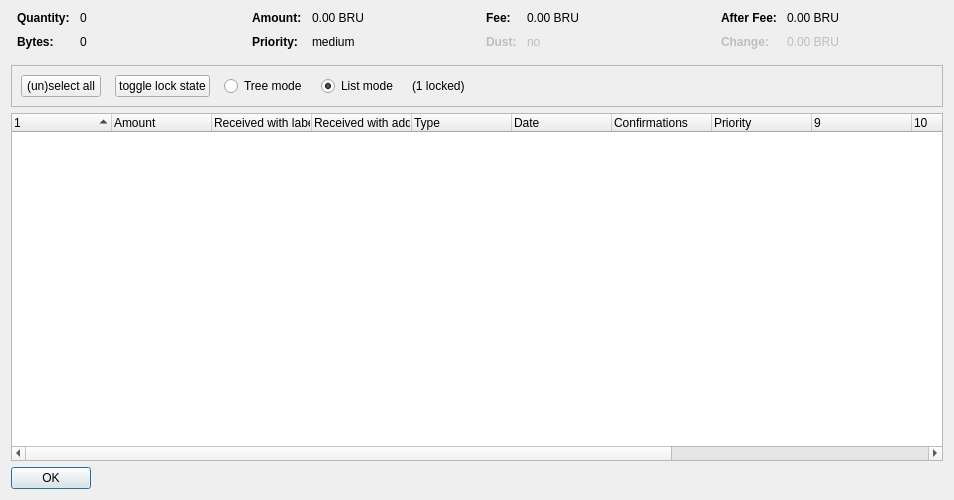
<?xml version="1.0" encoding="UTF-8"?>
<ui version="4.0">
 <class>CoinControlDialog</class>
 <widget class="QDialog" name="CoinControlDialog">
  <property name="geometry">
   <rect>
    <x>0</x>
    <y>0</y>
    <width>954</width>
    <height>500</height>
   </rect>
  </property>
  <property name="windowTitle">
   <string>Coin Selection</string>
  </property>
  <layout class="QVBoxLayout" name="verticalLayout">
   <item>
    <layout class="QHBoxLayout" name="horizontalLayoutTop" stretch="0,0,0,0">
     <property name="topMargin">
      <number>0</number>
     </property>
     <property name="bottomMargin">
      <number>10</number>
     </property>
     <item>
      <layout class="QFormLayout" name="formLayoutCoinControl1">
       <property name="horizontalSpacing">
        <number>10</number>
       </property>
       <property name="verticalSpacing">
        <number>10</number>
       </property>
       <property name="leftMargin">
        <number>6</number>
       </property>
       <property name="rightMargin">
        <number>6</number>
       </property>
       <item row="0" column="0">
        <widget class="QLabel" name="labelCoinControlQuantityText">
         <property name="font">
          <font>
           <weight>75</weight>
           <bold>true</bold>
          </font>
         </property>
         <property name="text">
          <string>Quantity:</string>
         </property>
        </widget>
       </item>
       <item row="0" column="1">
        <widget class="QLabel" name="labelCoinControlQuantity">
         <property name="cursor">
          <cursorShape>IBeamCursor</cursorShape>
         </property>
         <property name="contextMenuPolicy">
          <enum>Qt::ActionsContextMenu</enum>
         </property>
         <property name="text">
          <string notr="true">0</string>
         </property>
         <property name="textInteractionFlags">
          <set>Qt::LinksAccessibleByMouse|Qt::TextSelectableByKeyboard|Qt::TextSelectableByMouse</set>
         </property>
        </widget>
       </item>
       <item row="1" column="0">
        <widget class="QLabel" name="labelCoinControlBytesText">
         <property name="font">
          <font>
           <weight>75</weight>
           <bold>true</bold>
          </font>
         </property>
         <property name="text">
          <string>Bytes:</string>
         </property>
        </widget>
       </item>
       <item row="1" column="1">
        <widget class="QLabel" name="labelCoinControlBytes">
         <property name="cursor">
          <cursorShape>IBeamCursor</cursorShape>
         </property>
         <property name="contextMenuPolicy">
          <enum>Qt::ActionsContextMenu</enum>
         </property>
         <property name="text">
          <string notr="true">0</string>
         </property>
         <property name="textInteractionFlags">
          <set>Qt::LinksAccessibleByMouse|Qt::TextSelectableByKeyboard|Qt::TextSelectableByMouse</set>
         </property>
        </widget>
       </item>
      </layout>
     </item>
     <item>
      <layout class="QFormLayout" name="formLayoutCoinControl2">
       <property name="horizontalSpacing">
        <number>10</number>
       </property>
       <property name="verticalSpacing">
        <number>10</number>
       </property>
       <property name="leftMargin">
        <number>6</number>
       </property>
       <property name="rightMargin">
        <number>6</number>
       </property>
       <item row="0" column="0">
        <widget class="QLabel" name="labelCoinControlAmountText">
         <property name="font">
          <font>
           <weight>75</weight>
           <bold>true</bold>
          </font>
         </property>
         <property name="text">
          <string>Amount:</string>
         </property>
        </widget>
       </item>
       <item row="0" column="1">
        <widget class="QLabel" name="labelCoinControlAmount">
         <property name="cursor">
          <cursorShape>IBeamCursor</cursorShape>
         </property>
         <property name="contextMenuPolicy">
          <enum>Qt::ActionsContextMenu</enum>
         </property>
         <property name="text">
          <string notr="true">0.00 BRU</string>
         </property>
         <property name="textInteractionFlags">
          <set>Qt::LinksAccessibleByMouse|Qt::TextSelectableByKeyboard|Qt::TextSelectableByMouse</set>
         </property>
        </widget>
       </item>
       <item row="1" column="0">
        <widget class="QLabel" name="labelCoinControlPriorityText">
         <property name="font">
          <font>
           <weight>75</weight>
           <bold>true</bold>
          </font>
         </property>
         <property name="text">
          <string>Priority:</string>
         </property>
        </widget>
       </item>
       <item row="1" column="1">
        <widget class="QLabel" name="labelCoinControlPriority">
         <property name="cursor">
          <cursorShape>IBeamCursor</cursorShape>
         </property>
         <property name="contextMenuPolicy">
          <enum>Qt::ActionsContextMenu</enum>
         </property>
         <property name="text">
          <string>medium</string>
         </property>
         <property name="textInteractionFlags">
          <set>Qt::LinksAccessibleByMouse|Qt::TextSelectableByKeyboard|Qt::TextSelectableByMouse</set>
         </property>
        </widget>
       </item>
      </layout>
     </item>
     <item>
      <layout class="QFormLayout" name="formLayoutCoinControl3">
       <property name="horizontalSpacing">
        <number>10</number>
       </property>
       <property name="verticalSpacing">
        <number>10</number>
       </property>
       <property name="leftMargin">
        <number>6</number>
       </property>
       <property name="rightMargin">
        <number>6</number>
       </property>
       <item row="0" column="0">
        <widget class="QLabel" name="labelCoinControlFeeText">
         <property name="font">
          <font>
           <weight>75</weight>
           <bold>true</bold>
          </font>
         </property>
         <property name="text">
          <string>Fee:</string>
         </property>
        </widget>
       </item>
       <item row="0" column="1">
        <widget class="QLabel" name="labelCoinControlFee">
         <property name="cursor">
          <cursorShape>IBeamCursor</cursorShape>
         </property>
         <property name="contextMenuPolicy">
          <enum>Qt::ActionsContextMenu</enum>
         </property>
         <property name="text">
          <string notr="true">0.00 BRU</string>
         </property>
         <property name="textInteractionFlags">
          <set>Qt::LinksAccessibleByMouse|Qt::TextSelectableByKeyboard|Qt::TextSelectableByMouse</set>
         </property>
        </widget>
       </item>
       <item row="1" column="0">
        <widget class="QLabel" name="labelCoinControlLowOutputText">
         <property name="enabled">
          <bool>false</bool>
         </property>
         <property name="font">
          <font>
           <weight>75</weight>
           <bold>true</bold>
          </font>
         </property>
         <property name="text">
          <string>Dust:</string>
         </property>
        </widget>
       </item>
       <item row="1" column="1">
        <widget class="QLabel" name="labelCoinControlLowOutput">
         <property name="enabled">
          <bool>false</bool>
         </property>
         <property name="cursor">
          <cursorShape>IBeamCursor</cursorShape>
         </property>
         <property name="contextMenuPolicy">
          <enum>Qt::ActionsContextMenu</enum>
         </property>
         <property name="text">
          <string>no</string>
         </property>
         <property name="textInteractionFlags">
          <set>Qt::LinksAccessibleByMouse|Qt::TextSelectableByKeyboard|Qt::TextSelectableByMouse</set>
         </property>
        </widget>
       </item>
      </layout>
     </item>
     <item>
      <layout class="QFormLayout" name="formLayoutCoinControl4">
       <property name="horizontalSpacing">
        <number>10</number>
       </property>
       <property name="verticalSpacing">
        <number>10</number>
       </property>
       <property name="leftMargin">
        <number>6</number>
       </property>
       <property name="rightMargin">
        <number>6</number>
       </property>
       <item row="0" column="0">
        <widget class="QLabel" name="labelCoinControlAfterFeeText">
         <property name="font">
          <font>
           <weight>75</weight>
           <bold>true</bold>
          </font>
         </property>
         <property name="text">
          <string>After Fee:</string>
         </property>
        </widget>
       </item>
       <item row="0" column="1">
        <widget class="QLabel" name="labelCoinControlAfterFee">
         <property name="cursor">
          <cursorShape>IBeamCursor</cursorShape>
         </property>
         <property name="contextMenuPolicy">
          <enum>Qt::ActionsContextMenu</enum>
         </property>
         <property name="text">
          <string notr="true">0.00 BRU</string>
         </property>
         <property name="textInteractionFlags">
          <set>Qt::LinksAccessibleByMouse|Qt::TextSelectableByKeyboard|Qt::TextSelectableByMouse</set>
         </property>
        </widget>
       </item>
       <item row="1" column="0">
        <widget class="QLabel" name="labelCoinControlChangeText">
         <property name="enabled">
          <bool>false</bool>
         </property>
         <property name="font">
          <font>
           <weight>75</weight>
           <bold>true</bold>
          </font>
         </property>
         <property name="text">
          <string>Change:</string>
         </property>
        </widget>
       </item>
       <item row="1" column="1">
        <widget class="QLabel" name="labelCoinControlChange">
         <property name="enabled">
          <bool>false</bool>
         </property>
         <property name="cursor">
          <cursorShape>IBeamCursor</cursorShape>
         </property>
         <property name="contextMenuPolicy">
          <enum>Qt::ActionsContextMenu</enum>
         </property>
         <property name="text">
          <string notr="true">0.00 BRU</string>
         </property>
         <property name="textInteractionFlags">
          <set>Qt::LinksAccessibleByMouse|Qt::TextSelectableByKeyboard|Qt::TextSelectableByMouse</set>
         </property>
        </widget>
       </item>
      </layout>
     </item>
    </layout>
   </item>
   <item>
    <widget class="QFrame" name="frame">
     <property name="minimumSize">
      <size>
       <width>0</width>
       <height>40</height>
      </size>
     </property>
     <property name="frameShape">
      <enum>QFrame::StyledPanel</enum>
     </property>
     <property name="frameShadow">
      <enum>QFrame::Sunken</enum>
     </property>
     <layout class="QHBoxLayout" name="horizontalLayout">
      <item>
       <layout class="QHBoxLayout" name="horizontalLayoutPanel" stretch="0,0,0,0,0,0">
        <property name="spacing">
         <number>14</number>
        </property>
        <item>
         <widget class="QPushButton" name="pushButtonSelectAll">
          <property name="sizePolicy">
           <sizepolicy hsizetype="Maximum" vsizetype="Fixed">
            <horstretch>0</horstretch>
            <verstretch>0</verstretch>
           </sizepolicy>
          </property>
          <property name="text">
           <string>(un)select all</string>
          </property>
          <property name="autoDefault">
           <bool>false</bool>
          </property>
         </widget>
        </item>
        <item>
         <widget class="QPushButton" name="pushButtonToggleLock">
          <property name="sizePolicy">
           <sizepolicy hsizetype="Maximum" vsizetype="Fixed">
            <horstretch>0</horstretch>
            <verstretch>0</verstretch>
           </sizepolicy>
          </property>
          <property name="text">
           <string>toggle lock state</string>
          </property>
          <property name="autoDefault">
           <bool>false</bool>
          </property>
         </widget>
        </item>
        <item>
         <widget class="QRadioButton" name="radioTreeMode">
          <property name="sizePolicy">
           <sizepolicy hsizetype="Maximum" vsizetype="Fixed">
            <horstretch>0</horstretch>
            <verstretch>0</verstretch>
           </sizepolicy>
          </property>
          <property name="text">
           <string>Tree mode</string>
          </property>
         </widget>
        </item>
        <item>
         <widget class="QRadioButton" name="radioListMode">
          <property name="sizePolicy">
           <sizepolicy hsizetype="Maximum" vsizetype="Fixed">
            <horstretch>0</horstretch>
            <verstretch>0</verstretch>
           </sizepolicy>
          </property>
          <property name="text">
           <string>List mode</string>
          </property>
          <property name="checked">
           <bool>true</bool>
          </property>
         </widget>
        </item>
        <item>
         <widget class="QLabel" name="labelLocked">
          <property name="text">
           <string>(1 locked)</string>
          </property>
         </widget>
        </item>
        <item>
         <spacer name="horizontalSpacer">
          <property name="orientation">
           <enum>Qt::Horizontal</enum>
          </property>
          <property name="sizeHint" stdset="0">
           <size>
            <width>40</width>
            <height>20</height>
           </size>
          </property>
         </spacer>
        </item>
       </layout>
      </item>
     </layout>
    </widget>
   </item>
   <item>
    <widget class="CoinControlTreeWidget" name="treeWidget">
     <property name="contextMenuPolicy">
      <enum>Qt::CustomContextMenu</enum>
     </property>
     <property name="sortingEnabled">
      <bool>false</bool>
     </property>
     <property name="columnCount">
      <number>13</number>
     </property>
     <attribute name="headerShowSortIndicator" stdset="0">
      <bool>true</bool>
     </attribute>
     <attribute name="headerStretchLastSection">
      <bool>false</bool>
     </attribute>
     <column>
      <property name="text">
       <string/>
      </property>
     </column>
     <column>
      <property name="text">
       <string>Amount</string>
      </property>
     </column>
     <column>
      <property name="text">
       <string>Received with label</string>
      </property>
     </column>
     <column>
      <property name="text">
       <string>Received with address</string>
      </property>
     </column>
     <column>
      <property name="text">
       <string>Type</string>
      </property>
     </column>
     <column>
      <property name="text">
       <string>Date</string>
      </property>
     </column>
     <column>
      <property name="text">
       <string>Confirmations</string>
      </property>
      <property name="toolTip">
       <string>Confirmed</string>
      </property>
     </column>
     <column>
      <property name="text">
       <string>Priority</string>
      </property>
     </column>
     <column>
      <property name="text">
       <string/>
      </property>
     </column>
     <column>
      <property name="text">
       <string/>
      </property>
     </column>
     <column>
      <property name="text">
       <string/>
      </property>
     </column>
     <column>
      <property name="text">
       <string/>
      </property>
     </column>
     <column>
      <property name="text">
       <string/>
      </property>
     </column>
    </widget>
   </item>
   <item>
    <widget class="QDialogButtonBox" name="buttonBox">
     <property name="sizePolicy">
      <sizepolicy hsizetype="Maximum" vsizetype="Fixed">
       <horstretch>0</horstretch>
       <verstretch>0</verstretch>
      </sizepolicy>
     </property>
     <property name="orientation">
      <enum>Qt::Horizontal</enum>
     </property>
     <property name="standardButtons">
      <set>QDialogButtonBox::Ok</set>
     </property>
    </widget>
   </item>
  </layout>
 </widget>
 <customwidgets>
  <customwidget>
   <class>CoinControlTreeWidget</class>
   <extends>QTreeWidget</extends>
   <header>coincontroltreewidget.h</header>
  </customwidget>
 </customwidgets>
 <resources/>
 <connections/>
</ui>
